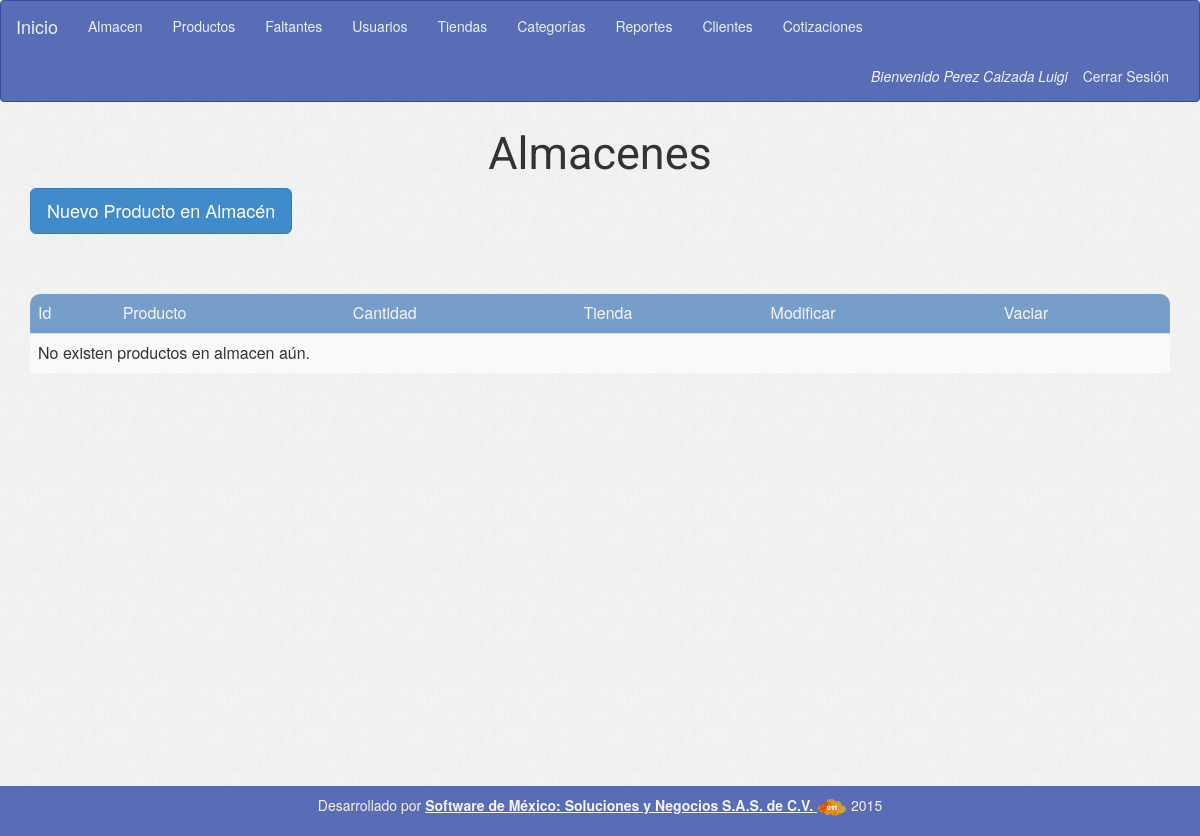
The app's page /form_select_stock_2.php (signed in), older data.
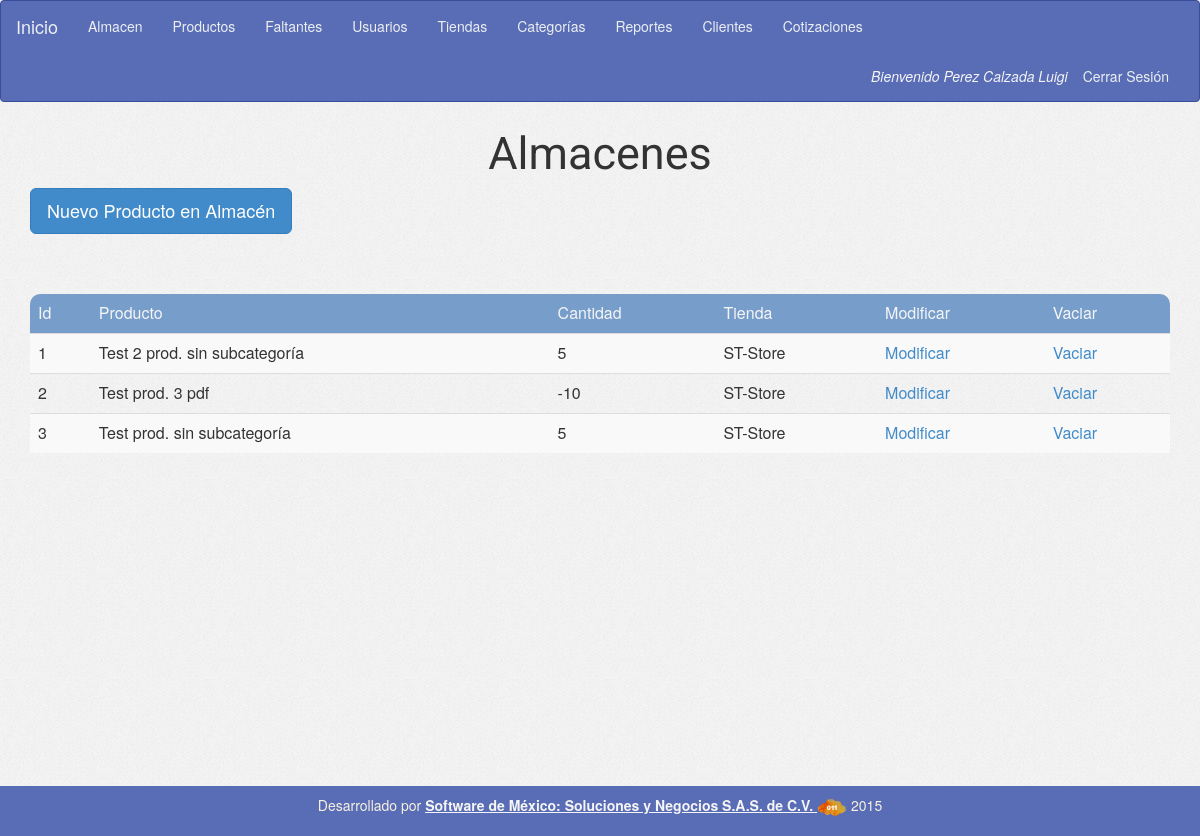
The same page, newer data.
### tables this page shows
CREATE TABLE IF NOT EXISTS `almacenes` (
  `id` int(11) NOT NULL,
  `created` date NOT NULL,
  `user_create` int(11) NOT NULL,
  `updated` date NOT NULL,
  `user_update` int(11) NOT NULL,
  `producto_id` int(11) NOT NULL,
  `cantidad` int(11) NOT NULL,
  `tienda_id` int(11) NOT NULL
);

### config/conexion.php (called while the page is built, shortened)
<?php
	$tStock="almacenes";
        $tProduct="productos";
        $tStore="tiendas";
?>

### form_select_stock_2.php (the view, shortened to what this page needs)
<?php
include('config/conexion.php');
include('header.php');
include ('menu.php');
if (!isset($_SESSION['sessA']))
  echo '<div class="row"><div class="col-sm-12 text-center"><h2>No ha iniciado sesión de Administrador</h2></div></div>';
else if ($_SESSION['perfil'] != "1")
  echo '<div class="row><div class="col-sm-12 text-center"><h2>No tienes permiso para entrar a esta sección</h2></div></div>';
else {
  $sqlGetStocks = "SELECT id, (SELECT nombre FROM $tProduct WHERE id=$tStock.producto_id) as producto, cantidad, ( SELECT nombre FROM $tStore WHERE id=$tStock.tienda_id) as tienda FROM $tStock ";
  $resGetStocks = $con->query($sqlGetStocks);
  $optStocks = '';
  if ($resGetStocks && $resGetStocks->num_rows > 0) {
    while ($rowGetStocks = $resGetStocks->fetch_assoc()) {
      $optStocks .= '<tr>';
      $optStocks .= '<td>' . $rowGetStocks['id'] . '</td>';
      $optStocks .= '<td>' . $rowGetStocks['producto'] . '</td>';
      $optStocks .= '<td>' . $rowGetStocks['cantidad'] . '</td>';
      $optStocks .= '<td>' . $rowGetStocks['tienda'] . '</td>';
      $optStocks .= '<td><a href="form_update_stock.php?id=' . $rowGetStocks['id'] . '" >Modificar</a></td>';
      $optStocks .= '<td><a class="delete" data-id="' . $rowGetStocks['id'] . '" >Vaciar</a></td>';
      $optStocks .= '</tr>';
    }
  } else {
    $optStocks.='<tr><td colspan="6">No existen productos en almacen aún.</td></tr>';
  }
  ?>
  <div class="container">
    <div class="row">
      <div class="titulo-crud text-center">
        Almacenes
      </div>
      <div class="col-md-12">
        <button type="button" class="btn btn-primary btn-lg" data-toggle="modal" data-target="#myModalAdd">
          Nuevo Producto en Almacén
        </button>
      </div>
    </div>
  </div>
    <div class="msg"></div>
  <br>
  <table class="table table-striped">
    <thead>
      <tr>
        <td class="t-head-first">Id</td>
        <td class="t-head">Producto</td>
        <td class="t-head">Cantidad</td>
        <td class="t-head">Tienda</td>
        <td class="t-head">Modificar</td>
        <td class="t-head-last">Vaciar</td>
      </tr>
    </thead>
    <tbody>
      <?= $optStocks; ?>
    </tbody>
  </table>
  <?php
}
include ('footer.php');
?>

Row changes from the older to the newer data that the page shows:
added almacenes: id "1", producto "Test 2 prod. sin subcategoría", cantidad "5", tienda "ST-Store"
added almacenes: id "2", producto "Test prod. 3 pdf", cantidad "-10", tienda "ST-Store"
added almacenes: id "3", producto "Test prod. sin subcategoría", cantidad "5", tienda "ST-Store"
Text that changed along with them:
text no longer shown: "No existen productos en almacen aún."
